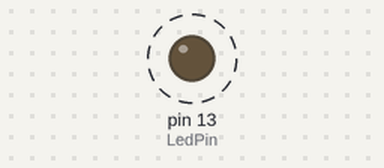
Simulated run of this sketch. Board: Arduino Uno, built with avr-gcc and run on an emulated ATmega328P. Parts: output pins drawn as LEDs (lit = HIGH). Dashed ring = blinking.

Above: at 0.05 s.
Timing chart, 0 to 3.0 s (numbered marks = the images above):
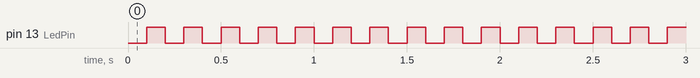

Measured:
- by itself, pin 13 (LedPin): alternates HIGH for 0.10 s and LOW for 0.10 s

The sketch:

LedFlash.ino
```cpp
#include <MsTimer2.h>

int LedPin = 13;
int LedFlash = LOW;

void setup() {
  pinMode(LedPin, OUTPUT);
  MsTimer2::set(100, timerISR);
  MsTimer2::start();
}

void loop() {
}

void timerISR() {
  if (LedFlash == LOW) LedFlash = HIGH;
  else LedFlash = LOW;
  digitalWrite(LedPin, LedFlash);
}
```
